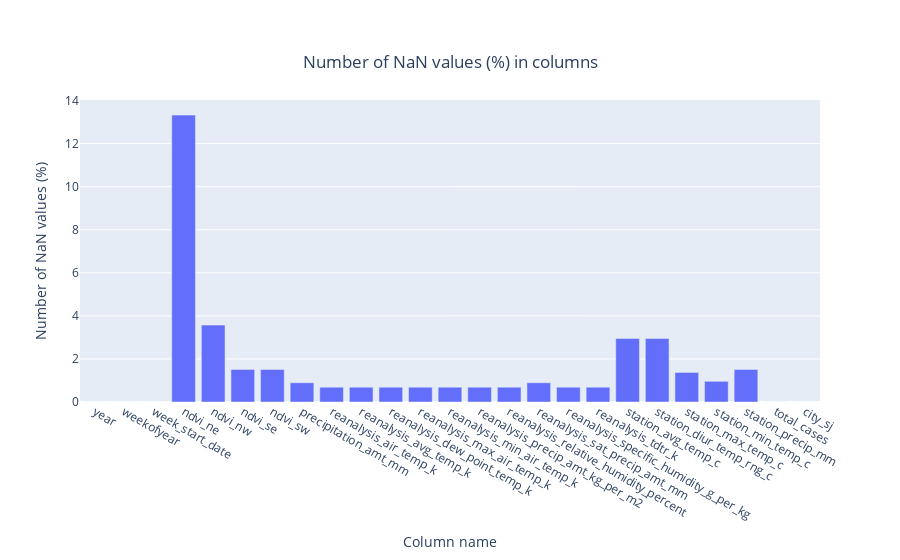

The notebook cell saved with this chart:
### Markdown cell above
From what we can see, the data is fairly Gaussian. The DewPoint data is slightly skewed, but we'll ignore that for now. Next, lets explore how clean the data is.

### Code cell
num_nans = sum([True for idx, row in df.iterrows() if any(row.isnull())]) #count number of rows with ANY NaN value
ratio_nan = num_nans / len(df)

print(str(ratio_nan * 100) + "% of rows have some NaN value\n\n")

d = go.Bar(x=df.columns, y=(df.isnull().sum() / df.shape[0]) * 100)
l = go.Layout(
    title = {
        'text': 'Number of NaN values (%) in columns',
        'y':0.9,
        'x':0.5,
        'xanchor':'center',
        'yanchor':'top'
    },
    xaxis_title = 'Column name',
    yaxis_title = 'Number of NaN values (%)'
)

fig = go.Figure(data=d, layout=l)
fig.show()

### Figure 1 — Plotly figure (JSON) as saved in the notebook; plotly's stock layout.template omitted (floating-point values rounded to 4 significant figures)
{"data": [{"type": "bar", "x": ["year", "weekofyear", "week_start_date", "ndvi_ne", "ndvi_nw", "ndvi_se", "ndvi_sw", "precipitation_amt_mm", "reanalysis_air_temp_k", "reanalysis_avg_temp_k", "reanalysis_dew_point_temp_k", "reanalysis_max_air_temp_k", "reanalysis_min_air_temp_k", "reanalysis_precip_amt_kg_per_m2", "reanalysis_relative_humidity_percent", "reanalysis_sat_precip_amt_mm", "reanalysis_specific_humidity_g_per_kg", "reanalysis_tdtr_k", "station_avg_temp_c", "station_diur_temp_rng_c", "station_max_temp_c", "station_min_temp_c", "station_precip_mm", "total_cases", "city_sj"], "y": [0, 0, 0, 13.32, 3.571, 1.511, 1.511, 0.8929, 0.6868, 0.6868, 0.6868, 0.6868, 0.6868, 0.6868, 0.6868, 0.8929, 0.6868, 0.6868, 2.953, 2.953, 1.374, 0.9615, 1.511, 0, 0]}], "layout": {"title": {"text": "Number of NaN values (%) in columns", "x": 0.5, "xanchor": "center", "y": 0.9, "yanchor": "top"}, "xaxis": {"title": {"text": "Column name"}}, "yaxis": {"title": {"text": "Number of NaN values (%)"}}}}
